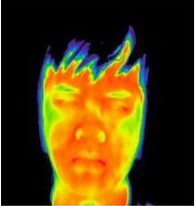
%> input picture testset/1.jpg, 195 x 206 px
$ octave Main_testing.m   (GNU Octave 9; MATLAB toolbox functions it lacks are replaced by stand-ins)
%> lines starting %> are read from the running program, lines starting %| are printed output that depends on the picture
load('Trained.mat');
%% Testing phase
[file,path]=uigetfile('*.*','Select Image');
%> the answer given: testset/1.jpg
filename=[path,file];
color=imread(filename);
%> color is the input picture: size 206x195x3 uint8; mean R, G, B 79.3, 60, 16
color=imresize(color,[256 256]);
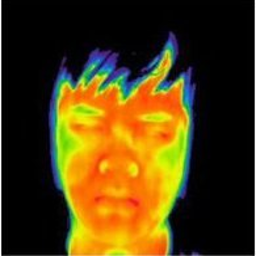
%> color: size 256x256x3 uint8; mean R, G, B 79.4, 60.2, 16.1
figure(1),subplot(1,4,1),imshow(color);
title('Color RGB Image');

%%
%%
clear Ig
Ig(:,:,1)=adapthisteq(color(:,:,1));
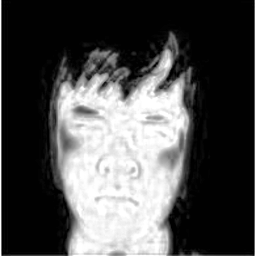
%> Ig: size 256x256 uint8; min 0, max 255, mean 79.1
Ig(:,:,2)=adapthisteq(color(:,:,2));
Ig(:,:,3)=adapthisteq(color(:,:,3));
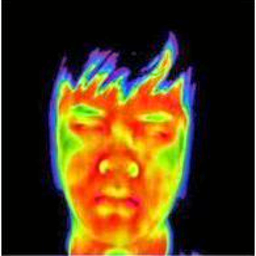
%> Ig: size 256x256x3 uint8; mean R, G, B 79.1, 57.9, 24.6
figure(1),subplot(1,4,2),imshow(Ig);
title('Enhanced Image image');

%%  %%  image conversion

redChannel = color(:, :, 1);
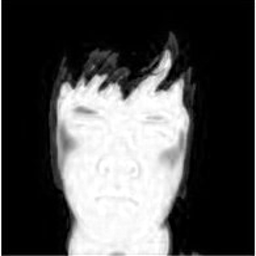
%> redChannel: size 256x256 uint8; min 0, max 255, mean 79.4
greenChannel = color(:, :, 2);
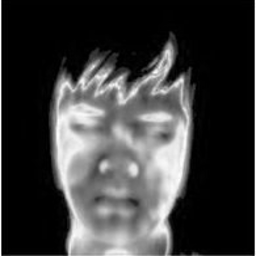
%> greenChannel: size 256x256 uint8; min 0, max 255, mean 60.2
blueChannel = color(:, :, 3);
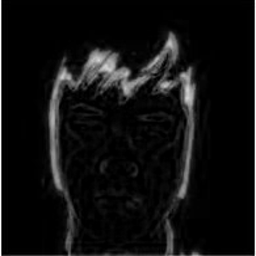
%> blueChannel: size 256x256 uint8; min 0, max 255, mean 16.1
 gray = .299*redChannel + .587*greenChannel + .114*blueChannel;
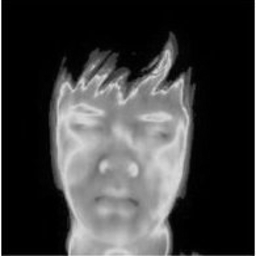
%> gray: size 256x256 uint8; min 0, max 255, mean 60.9
% gs=gray;
figure(1),subplot(1,4,3),imshow(gray);
title('Gray Image');
gray=color;
%Returns Bounding Box values based on number of objects
%> (the run ends here)
